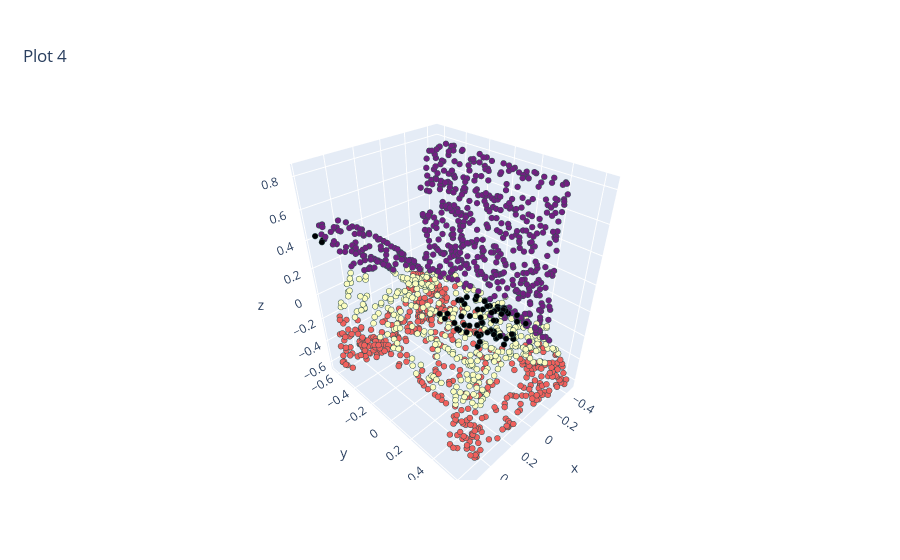

Notebook source saved alongside this figure:
### Code cell
pred_np = np.array(torch.argmax(pred[4],1).cpu())
x,y,z=np.array(points[4]).T
#c = np.array(batch['category'][0]).T

fig = go.Figure(data=[go.Scatter3d(x=x, y=z, z=y, 
                                   mode='markers',
                                   marker=dict(
        size=30,
        color=pred_np,                # set color to an array/list of desired values
        colorscale='magma',   # choose a colorscale
        opacity=1.0
    ))])
fig.update_traces(marker=dict(size=2,
                              line=dict(width=2,
                                        color='DarkSlateGrey')),
                  selector=dict(mode='markers'))
fig.update_layout(
    title={
        'text': "Plot 4",   # 标题名称
    
        'xanchor': 'center',   # 相对位置
        'yanchor': 'top'})
fig.show()

### Figure 1 — Plotly figure (JSON) as saved in the notebook; plotly's stock layout.template omitted (floating-point values rounded to 4 significant figures; data arrays with more than 128 entries replaced by an {"elided": "..."} marker saying what was removed)
{"data": [{"marker": {"color": {"elided": "2000 int values"}, "colorscale": [[0, "#000004"], [0.1111, "#180f3d"], [0.2222, "#440f76"], [0.3333, "#721f81"], [0.4444, "#9e2f7f"], [0.5556, "#cd4071"], [0.6667, "#f1605d"], [0.7778, "#fd9668"], [0.8889, "#feca8d"], [1, "#fcfdbf"]], "line": {"color": "DarkSlateGrey", "width": 2}, "opacity": 1, "size": 2}, "mode": "markers", "type": "scatter3d", "x": {"elided": "2000 float values"}, "y": {"elided": "2000 float values"}, "z": {"elided": "2000 float values"}}], "layout": {"title": {"text": "Plot 4", "xanchor": "center", "yanchor": "top"}}}
